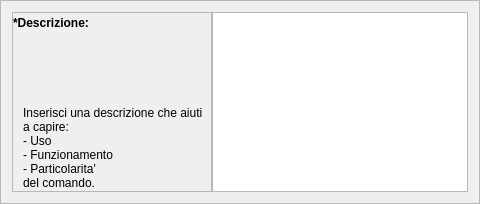
                    <widget class="QFrame" name="framedescription">
                     <property name="frameShape">
                      <enum>QFrame::StyledPanel</enum>
                     </property>
                     <property name="frameShadow">
                      <enum>QFrame::Raised</enum>
                     </property>
                     <layout class="QHBoxLayout" name="horizontalLayout_9">
                      <property name="spacing">
                       <number>0</number>
                      </property>
                      <item>
                       <widget class="QFrame" name="labelsframe_2">
                        <property name="sizePolicy">
                         <sizepolicy hsizetype="Maximum" vsizetype="Preferred">
                          <horstretch>0</horstretch>
                          <verstretch>0</verstretch>
                         </sizepolicy>
                        </property>
                        <property name="minimumSize">
                         <size>
                          <width>200</width>
                          <height>0</height>
                         </size>
                        </property>
                        <property name="frameShape">
                         <enum>QFrame::StyledPanel</enum>
                        </property>
                        <property name="frameShadow">
                         <enum>QFrame::Raised</enum>
                        </property>
                        <layout class="QVBoxLayout" name="verticalLayout_5">
                         <property name="spacing">
                          <number>3</number>
                         </property>
                         <property name="leftMargin">
                          <number>0</number>
                         </property>
                         <property name="topMargin">
                          <number>3</number>
                         </property>
                         <property name="rightMargin">
                          <number>0</number>
                         </property>
                         <property name="bottomMargin">
                          <number>0</number>
                         </property>
                         <item alignment="Qt::AlignTop">
                          <widget class="QLabel" name="descriptionlabel">
                           <property name="minimumSize">
                            <size>
                             <width>0</width>
                             <height>0</height>
                            </size>
                           </property>
                           <property name="toolTip">
                            <string/>
                           </property>
                           <property name="text">
                            <string>&lt;html&gt;&lt;head/&gt;&lt;body&gt;&lt;p&gt;&lt;span style=&quot; font-weight:600;&quot;&gt;*Descrizione: &lt;/span&gt;&lt;/p&gt;&lt;/body&gt;&lt;/html&gt;</string>
                           </property>
                          </widget>
                         </item>
                         <item>
                          <widget class="QLabel" name="label_2">
                           <property name="sizePolicy">
                            <sizepolicy hsizetype="Expanding" vsizetype="Preferred">
                             <horstretch>0</horstretch>
                             <verstretch>0</verstretch>
                            </sizepolicy>
                           </property>
                           <property name="minimumSize">
                            <size>
                             <width>0</width>
                             <height>0</height>
                            </size>
                           </property>
                           <property name="maximumSize">
                            <size>
                             <width>190</width>
                             <height>16777215</height>
                            </size>
                           </property>
                           <property name="text">
                            <string>&lt;html&gt;&lt;head/&gt;&lt;body&gt;&lt;p&gt;Inserisci una descrizione che aiuti a capire:&lt;br/&gt;- Uso&lt;br/&gt;- Funzionamento &lt;br/&gt;- Particolarita'&lt;br/&gt;del comando.&lt;/p&gt;&lt;/body&gt;&lt;/html&gt;</string>
                           </property>
                           <property name="textFormat">
                            <enum>Qt::RichText</enum>
                           </property>
                           <property name="scaledContents">
                            <bool>true</bool>
                           </property>
                           <property name="alignment">
                            <set>Qt::AlignLeading|Qt::AlignLeft|Qt::AlignVCenter</set>
                           </property>
                           <property name="wordWrap">
                            <bool>true</bool>
                           </property>
                           <property name="indent">
                            <number>10</number>
                           </property>
                          </widget>
                         </item>
                        </layout>
                       </widget>
                      </item>
                      <item>
                       <widget class="QPlainTextEdit" name="description">
                        <property name="maximumSize">
                         <size>
                          <width>16777215</width>
                          <height>180</height>
                         </size>
                        </property>
                        <property name="sizeAdjustPolicy">
                         <enum>QAbstractScrollArea::AdjustIgnored</enum>
                        </property>
                        <property name="tabChangesFocus">
                         <bool>true</bool>
                        </property>
                        <property name="lineWrapMode">
                         <enum>QPlainTextEdit::NoWrap</enum>
                        </property>
                        <property name="plainText">
                         <string/>
                        </property>
                        <property name="tabStopWidth">
                         <number>80</number>
                        </property>
                        <property name="placeholderText">
                         <string/>
                        </property>
                       </widget>
                      </item>
                     </layout>
                    </widget>
